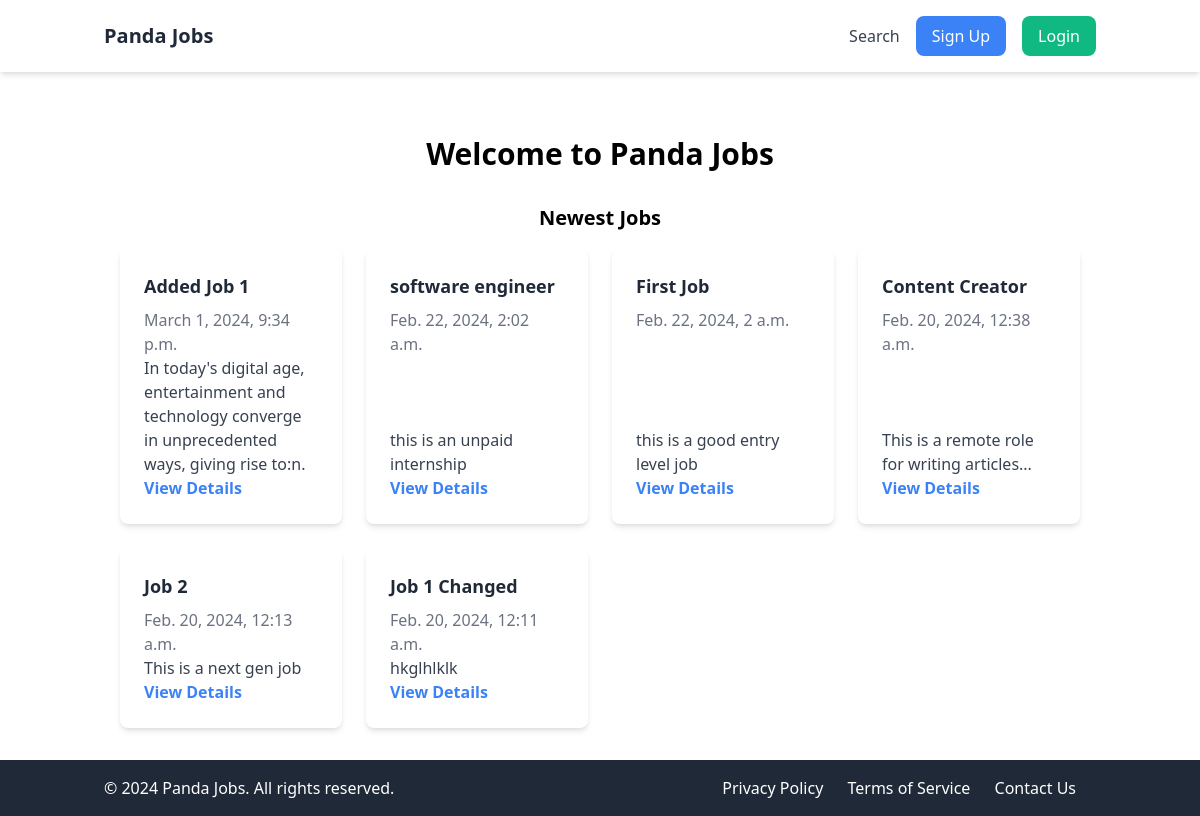
The page / on the database its author committed.
### apps/jobs/models.py (models this page shows, shortened)
class Job(models.Model):
    SIZE_1_9 = 'size_1_9'
    SIZE_10_49 = 'size_10_49'
    SIZE_50_99 = 'size_50_99'
    SIZE_100 = 'size_100'
    SIZE_CHOICES = (
        (SIZE_1_9, '1-9'),
        (SIZE_10_49, '10-49'),
        (SIZE_50_99, '50-99'),
        (SIZE_100, '100+'),
    )
    OPEN = 'open'
    CLOSED = 'closed'
    ARCHIVED = 'archived'
    STATUS_CHOICES = (
        (OPEN, 'Open'),
        (CLOSED, 'Closed'),
        (ARCHIVED, 'Archived'),
    )
    title = models.CharField(max_length=100)
    summary = models.TextField()
    full_description = models.TextField()
    company_name = models.CharField(max_length=100)
    company_location = models.CharField(max_length=100, blank=True, null=True)
    company_size = models.CharField(max_length=20, choices=SIZE_CHOICES, default=SIZE_1_9)
    created_by= models.ForeignKey(User, related_name='jobs', on_delete=models.CASCADE)
    created_at = models.DateTimeField(auto_now_add=True)
    updated_at = models.DateTimeField(auto_now=True)
    status = models.CharField(max_length=20, choices=STATUS_CHOICES, default=OPEN)

### apps/core/views.py (the view)
# urls.py: path('', frontpage, name='frontpage'),
def frontpage(request):
    jobs = Job.objects.filter(status=Job.OPEN).order_by('-created_at')[0:10]
    return render(request, 'frontpage.html', {'jobs':jobs})

### apps/notifications/context_processors.py (called while the page is built)
def notification(request):
    if request.user.is_authenticated:
        return {'notifications': request.user.notifications.filter(is_read=False)}
    else:
        return {'notifications': []}

### apps/core/templates/frontpage.html (shortened to what this page needs)
{% extends 'base.html' %}
{% block content %}
    <div class="container mx-auto px-4">
        <h1 class="text-3xl font-bold text-center my-8">Welcome to Panda Jobs</h1>
        <h2 class="text-xl font-semibold text-center mb-4">Newest Jobs</h2>
        <div class="grid grid-cols-1 sm:grid-cols-2 md:grid-cols-3 lg:grid-cols-4 gap-6">
            {% for job in jobs %}
                <div class="bg-white shadow-md rounded-lg overflow-hidden h-full">
                    <div class="p-6 h-full flex flex-col justify-between">
                        <div>
                            <div class="font-semibold text-lg text-gray-800 mb-2">{{ job.title }}</div>
                            <div class="text-gray-500">{{ job.created_at }}</div>
                        </div>
                        <div>
                            <p class="text-gray-700">{{ job.summary }}</p>
                            <div class="mt-auto">
                                <a href="{% url 'job_detail' job.id %}" class="text-blue-500 font-semibold hover:underline">View Details</a>
                            </div>
                        </div>
                    </div>
                </div>
            {% endfor %}
        </div>
    </div>
{% endblock %}

### apps/core/templates/base.html (style rules this page uses)
html, body { height: 100%; margin: 0; padding: 0; }

### rows shown on the page
Job: title "Added Job 1", created_at "March 1, 2024, 9:34 p.m.", summary "In today's digital age, entertainment and technology converge in unprecedented ways, giving rise to:n."
Job: title "software engineer", created_at "Feb. 22, 2024, 2:02 a.m.", summary "this is an unpaid internship"
Job: title "First Job", created_at "Feb. 22, 2024, 2 a.m.", summary "this is a good entry level job"
Job: title "Content Creator", created_at "Feb. 20, 2024, 12:38 a.m.", summary "This is a remote role for writing articles..."
Job: title "Job 2", created_at "Feb. 20, 2024, 12:13 a.m.", summary "This is a next gen job"
Job: title "Job 1 Changed", created_at "Feb. 20, 2024, 12:11 a.m.", summary "hkglhlklk"
